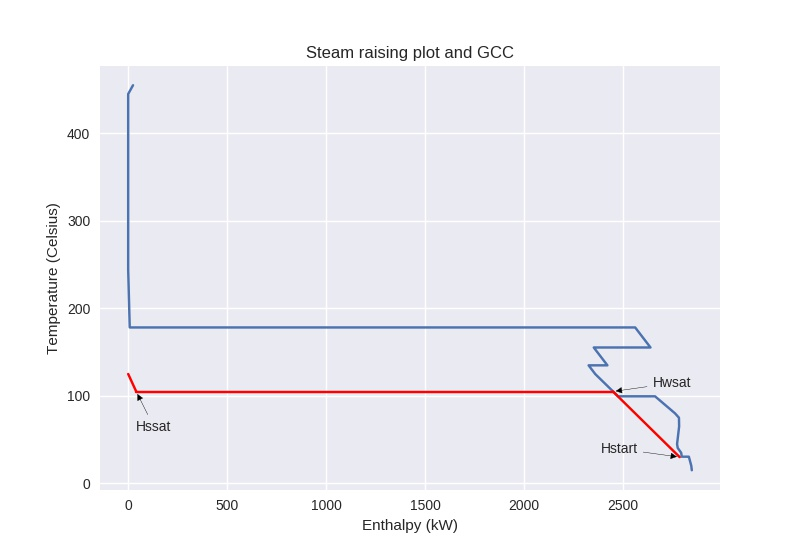

Here is the Python script that generated this plot:
import sys
from problem_table import stream,problem_table
import matplotlib.pyplot as plt 
import numpy as np
plt.style.use('seaborn')

streams = []
print("Inputs: ")
with open(sys.argv[1],'r') as file:
	for line in file:
		vals = line.split(',')
		vals2 = [float(val) for val in vals]

		print(vals2)
		new_stream = stream(vals2[0],vals2[1],vals2[2])
		streams.append(new_stream)

pt = problem_table(streams)
Qc,Qh,pinch, deltaHs, intervalTemps= pt.calc_vals(debug=False,gcc=True)

#engineering toolbox
dHvap = 2250.76
Cps = 1.895
Cpw = 4.20
Tf = 398-273
Tsat = 378-273
Tstart = 303-273


tHpoints = []
tHpoints.append((intervalTemps[0][0],Qh))
cascade = Qh
for i in range(len(intervalTemps)):
	cascade += deltaHs[i]
	tHpoints.append((intervalTemps[i][1],cascade))


topPt = []
botPt = []
for i in range(len(tHpoints)):
	if Tf >= tHpoints[i][0]:
		topPt = i
		break
for i in range(len(tHpoints)-1,0,-1):
	if tHpoints[i][0] >= Tstart:
		botPt = i
		break

relevant_tH = tHpoints[topPt:botPt]


def Hwater(T,H_start): #calculates the enthalpy of the water at a specific pt using eqs from paper
	return H_start - Mw * Cpw * (T-Tstart) 

def Hstart(Hwsat,Mw): #calculates starting enthalpy based on given vals
	return Mw * Cpw * (Tsat-Tstart) + Hwsat

def Mw_calc(Hwsat):
	return Hwsat / dHvap * (1-Cps * (Tf-Tsat) / (dHvap + Cps * (Tf-Tsat)))

def Hsteam(T,Mw):
	return Mw * Cps * (Tf - T) 

def gcc_crossed(Hwsat,Mw):
	H_start = Hstart(Hwsat,Mw)
	for pt in relevant_tH:
		if Hwater(pt[0],H_start) > pt[1]:
			return True
	return False

temps = [i[0] for i in tHpoints]
enthalpies = [i[1] for i in tHpoints]


# Hssat_init = Qc
# Mw = 1 / Cps * Hssat_init / (Tf-Tsat)
# Hwsat = dHvap * Mw + Hssat_init
Hwsat = Qc
Mw = Mw_calc(Hwsat)
# print("hssat_init",Hssat_init)
# print("init of its",Hwsat)


while gcc_crossed(Hwsat,Mw):
	Hwsat -= .1
	Mw = Mw_calc(Hwsat)

print(Hwsat)
print(Mw_calc(Hwsat)) 
Mw = Mw_calc(Hwsat)


Tpoints = np.linspace(Tstart,Tsat,100)
H_start = Hstart(Hwsat,Mw_calc(Hwsat))
Hpoints = Hwater(Tpoints,H_start)

TpointsSteam = np.linspace(Tsat,Tf,100)
HpointsSteam = Hsteam(TpointsSteam,Mw)

Htransition = np.linspace(Hpoints[-1],HpointsSteam[0],100)
Ttransition = [Tsat for i in range(100)]

# plt.style('ggplot')
plt.annotate('Hwsat',xy=(Hwsat,105),xytext=(Hwsat+200,110), arrowprops=dict(facecolor='black',arrowstyle='-|>'))
plt.annotate('Hssat',xy=(HpointsSteam[0],105),xytext=(HpointsSteam[0],60), arrowprops=dict(facecolor='black',arrowstyle='-|>'))
plt.annotate('Hstart',xy=(H_start,30),xytext=(H_start-400,35), arrowprops=dict(facecolor='black',arrowstyle='-|>'))


plt.plot(enthalpies,temps)
plt.plot(Hpoints,Tpoints,'r')
plt.plot(HpointsSteam,TpointsSteam,'r')
plt.plot(Htransition,Ttransition,'r')
plt.xlabel("Enthalpy (kW)")
plt.ylabel("Temperature (Celsius)")
plt.title("Steam raising plot and GCC")
plt.savefig("steam_raising.jpg")
plt.show()





